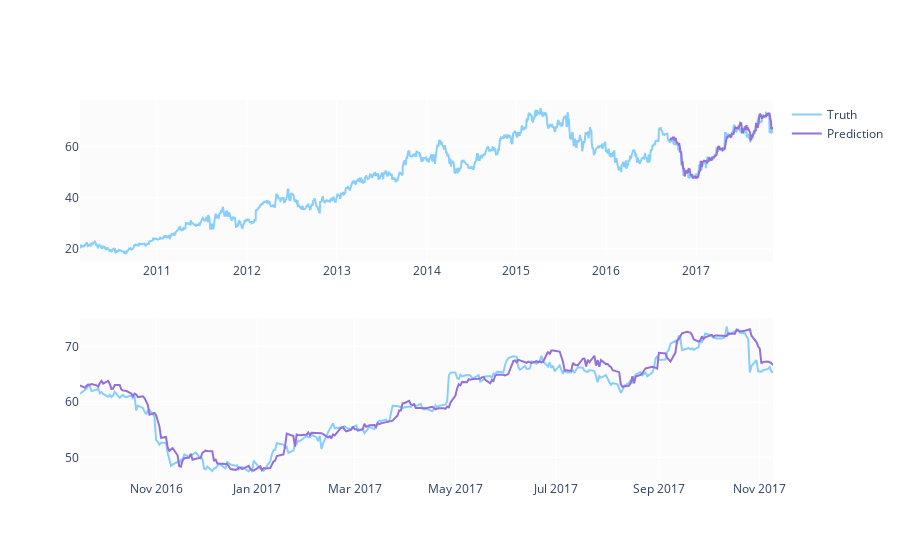

Notebook cell for this chart:
### Code cell
predicted_prices = df.loc[test_split_idx+1:].copy()
predicted_prices['Close'] = y_pred

fig = make_subplots(rows=2, cols=1)
fig.add_trace(go.Scatter(x=df.Date, y=df.Close,
                         name='Truth',
                         marker_color='LightSkyBlue'), row=1, col=1)

fig.add_trace(go.Scatter(x=predicted_prices.Date,
                         y=predicted_prices.Close,
                         name='Prediction',
                         marker_color='MediumPurple'), row=1, col=1)

fig.add_trace(go.Scatter(x=predicted_prices.Date,
                         y=y_test,
                         name='Truth',
                         marker_color='LightSkyBlue',
                         showlegend=False), row=2, col=1)

fig.add_trace(go.Scatter(x=predicted_prices.Date,
                         y=y_pred,
                         name='Prediction',
                         marker_color='MediumPurple',
                         showlegend=False), row=2, col=1)

fig.show()

### Figure 1 — Plotly figure (JSON) as saved in the notebook; plotly's stock layout.template omitted (floating-point values rounded to 4 significant figures; data arrays with more than 128 entries replaced by an {"elided": "..."} marker saying what was removed)
{"data": [{"marker": {"color": "LightSkyBlue"}, "name": "Truth", "type": "scatter", "x": {"elided": "1945 str values"}, "xaxis": "x", "y": {"elided": "1945 float values"}, "yaxis": "y"}, {"marker": {"color": "MediumPurple"}, "name": "Prediction", "type": "scatter", "x": {"elided": "291 str values"}, "xaxis": "x", "y": {"elided": "291 float values"}, "yaxis": "y"}, {"marker": {"color": "LightSkyBlue"}, "name": "Truth", "showlegend": false, "type": "scatter", "x": {"elided": "291 str values"}, "xaxis": "x2", "y": {"elided": "291 float values"}, "yaxis": "y2"}, {"marker": {"color": "MediumPurple"}, "name": "Prediction", "showlegend": false, "type": "scatter", "x": {"elided": "291 str values"}, "xaxis": "x2", "y": {"elided": "291 float values"}, "yaxis": "y2"}], "layout": {"xaxis": {"anchor": "y", "domain": [0.0, 1.0]}, "xaxis2": {"anchor": "y2", "domain": [0.0, 1.0]}, "yaxis": {"anchor": "x", "domain": [0.575, 1.0]}, "yaxis2": {"anchor": "x2", "domain": [0.0, 0.425]}}}
